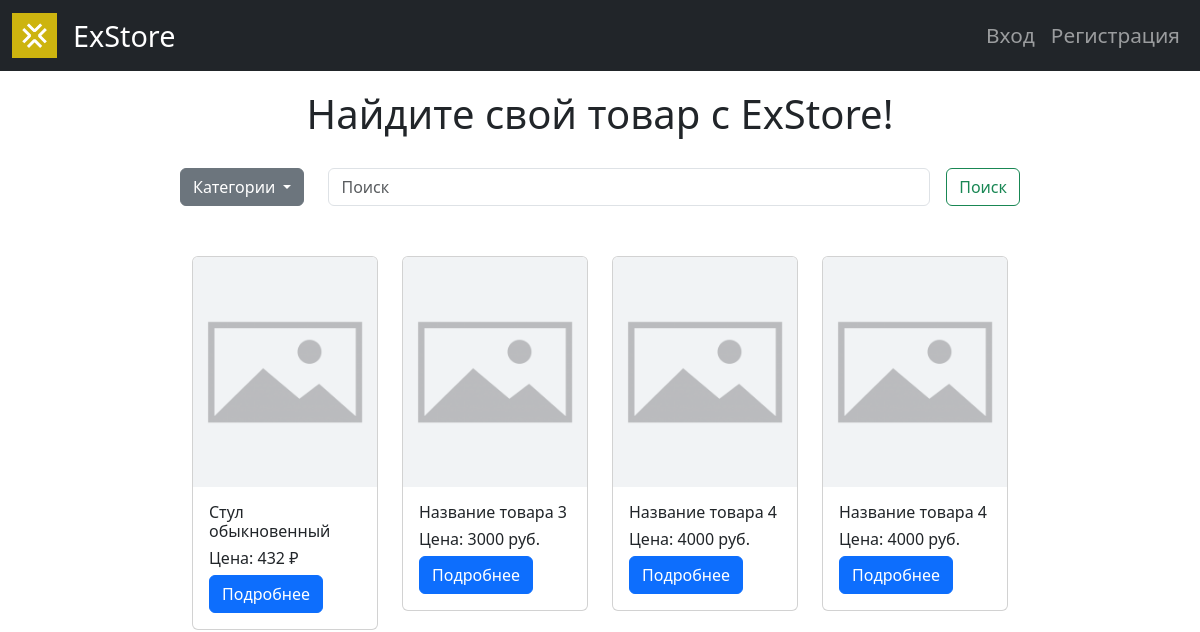
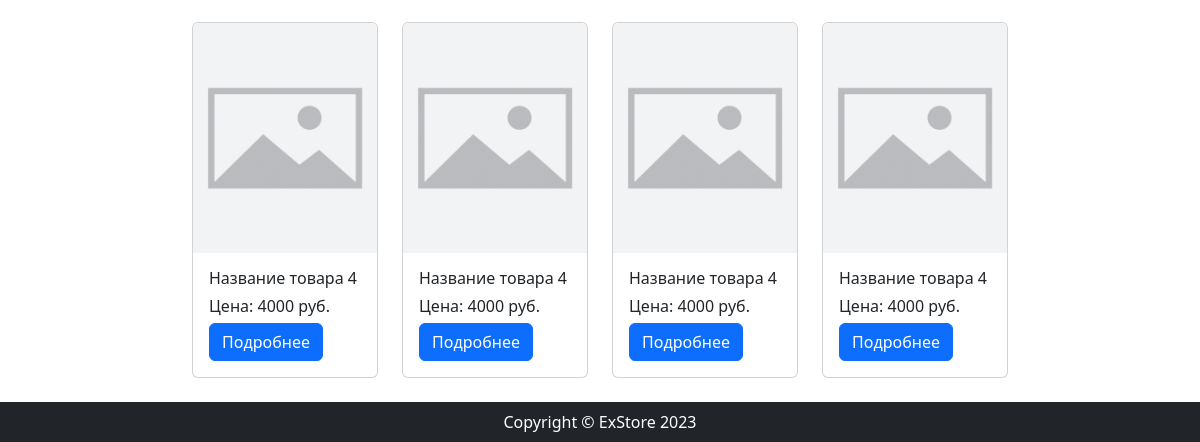
Before: / with the older database file (2 pictures, top to bottom).
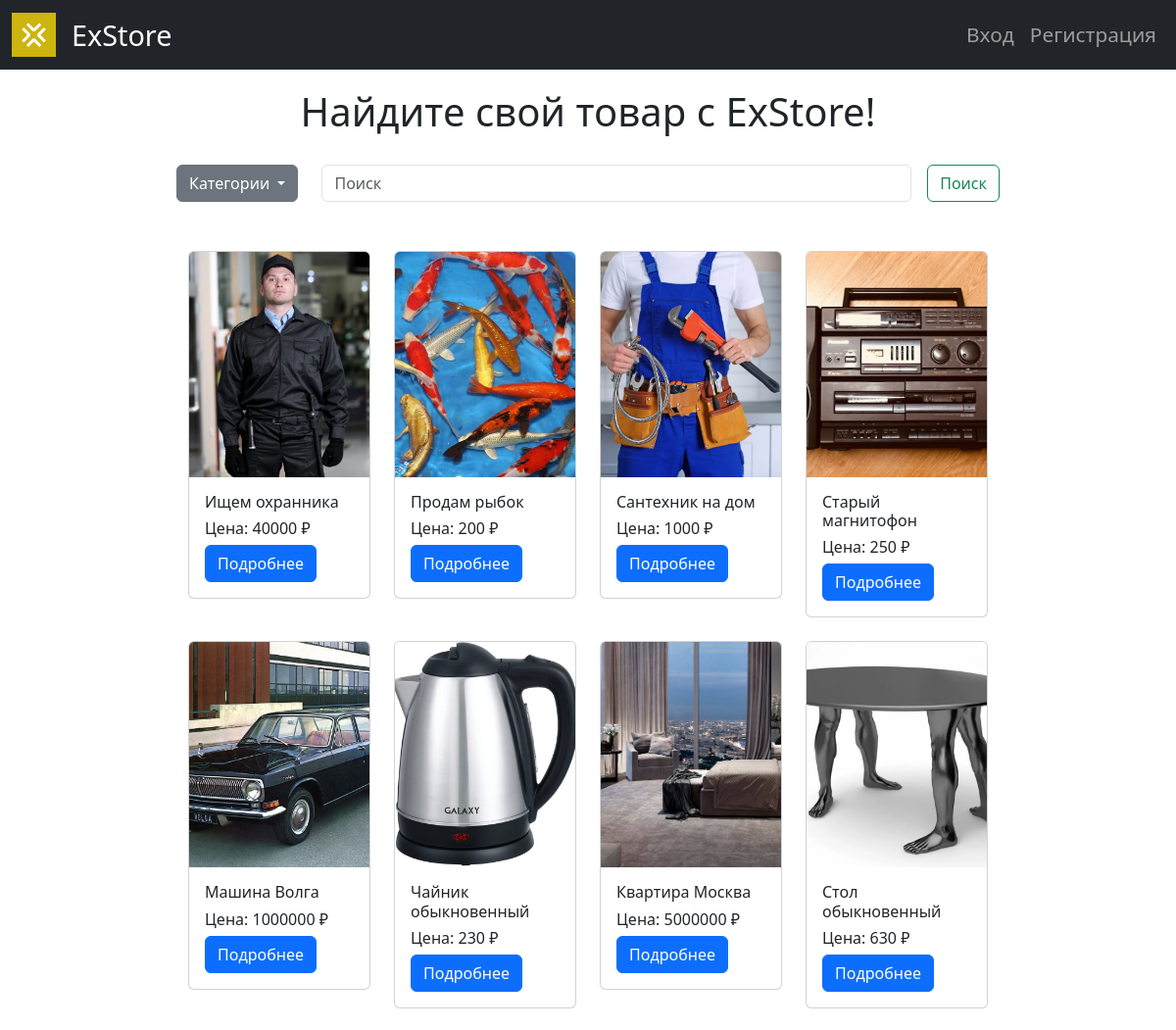
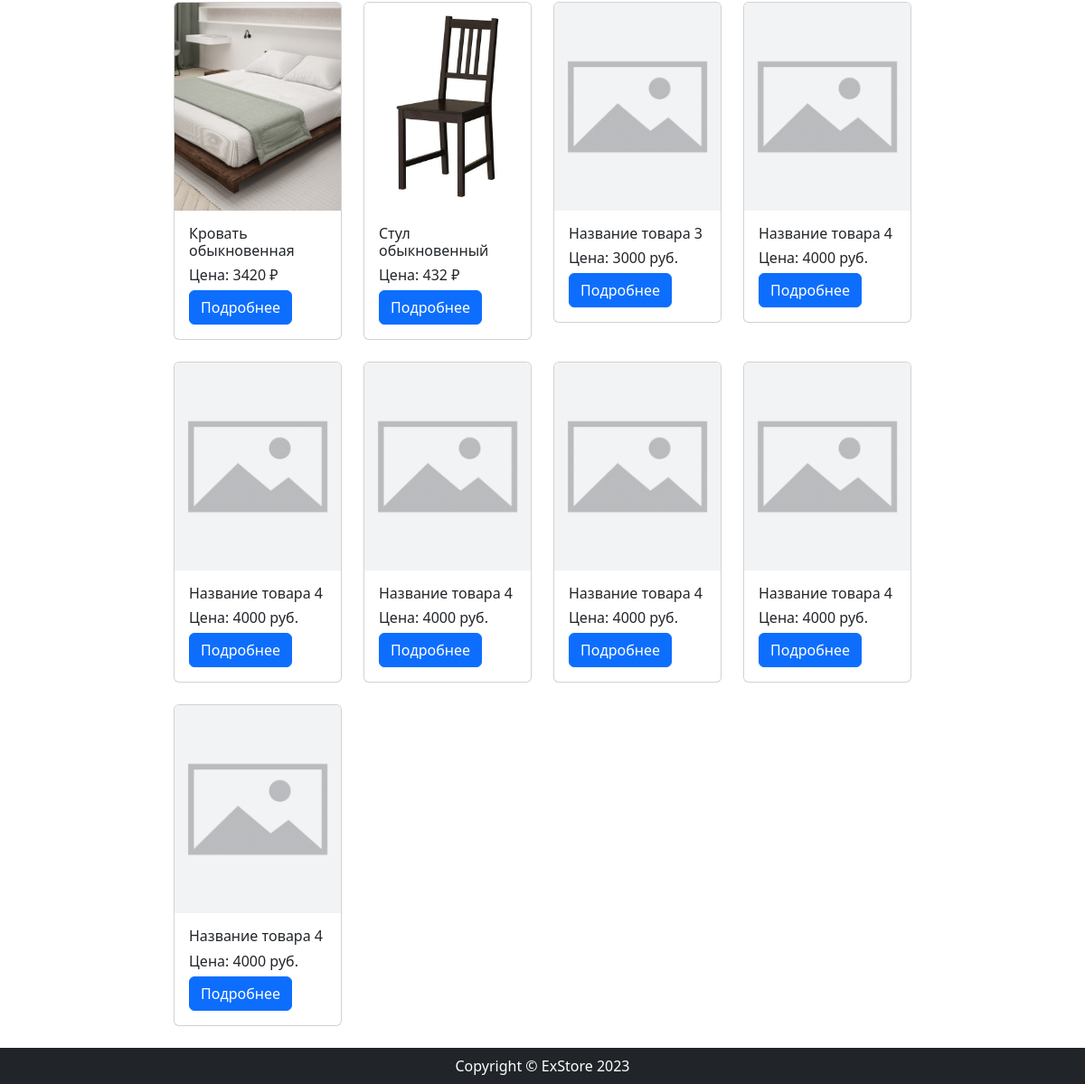
After: the same page with the newer database file (2 pictures, top to bottom).
### goods/models.py (models this page shows, shortened)
class Product(models.Model):
    name = models.CharField(max_length=100, unique=True)
    slug = models.SlugField(max_length=100, unique=True, blank=True, null=True)
    description = models.TextField(blank=True, null=True)
    price = models.PositiveIntegerField(default=0)
    time_create = models.DateTimeField(auto_now_add=True)
    time_update = models.DateTimeField(auto_now=True)
    category = models.ForeignKey(
        to=Category,
        on_delete=models.SET(Category.get_default_category),
        related_name='products'
    )

class ProductImage(models.Model):
    image = models.ImageField(upload_to="goods_images")
    product = models.ForeignKey(to=Product, on_delete=models.CASCADE, related_name='images')

### main/views.py (the view)
# urls.py: path('', views.index, name="index"),
def index(request):
    categories = Category.objects.all()
    products = Product.objects.all().order_by("-id")
    context = {
        'categories': categories,
        'products': products,
    }
    return render(request, 'main/index.html', context=context)

### goods/models.py (called while the page is built)
    def __str__(self):
        return self.name

### main/templates/main/index.html (shortened to what this page needs)
{% extends "main/base.html" %}
{% load static %}
{% block content %}
  <h1 style="text-align: center; margin: 30px 0;">Найдите свой товар с ExStore!</h1>
  <form class="d-flex" role="search" style="margin: 0 auto; margin-bottom: 50px">
    <div class="dropdown me-4">
      <button class="btn btn-secondary dropdown-toggle" type="button" data-bs-toggle="dropdown" aria-expanded="false">
        Категории
      </button>
    </div>
    <input class="form-control me-3" type="search" placeholder="Поиск" aria-label="Search">
    <button class="btn btn-outline-success" type="submit">Поиск</button>
  </form>
  <div class="container mt-4" style="max-width:1000px;">
    <div class="row row-cols-2 row-cols-lg-3 row-cols-xl-4 g-4">
        {% for product in products %}
        <div class="col">
          <div class="card">
              {% if product.images.first %}
              <img src="{{ product.images.first.image.url }}" class="card-img-top" alt="{{ product.name }}">
              {% else %}
              <img src="{% static "images/image-not-found.png" %}" class="card-img-top" alt="{{ product.name }}">
              {% endif %}
              <div class="card-body">
                  <h5 class="card-title">{{ product.name }}</h5>
                  <p class="card-text">Цена: {{ product.price }} ₽</p>
                  <a href="{% url "product:index" product.slug %}" class="btn btn-primary">Подробнее</a>
              </div>
          </div>
        </div>
        {% endfor %}
        <div class="col">
            <div class="card">
                <img src="{% static "images/image-not-found.png" %}" class="card-img-top" alt="Товар 3">
                <div class="card-body">
                    <h5 class="card-title">Название товара 3</h5>
                    <p class="card-text">Цена: 3000 руб.</p>
                    <a href="#" class="btn btn-primary">Подробнее</a>
                </div>
            </div>
        </div>
        <div class="col">
            <div class="card">
                <img src="{% static "images/image-not-found.png" %}" class="card-img-top" alt="Товар 4">
                <div class="card-body">
                    <h5 class="card-title">Название товара 4</h5>
                    <p class="card-text">Цена: 4000 руб.</p>
                    <a href="#" class="btn btn-primary">Подробнее</a>
                </div>
            </div>
        </div>
        <div class="col">
            <div class="card">
                <img src="{% static "images/image-not-found.png" %}" class="card-img-top" alt="Товар 4">
                <div class="card-body">
                    <h5 class="card-title">Название товара 4</h5>
                    <p class="card-text">Цена: 4000 руб.</p>
                    <a href="#" class="btn btn-primary">Подробнее</a>
                </div>
            </div>
        </div>
        <div class="col">
            <div class="card">
                <img src="{% static "images/image-not-found.png" %}" class="card-img-top" alt="Товар 4">
                <div class="card-body">
                    <h5 class="card-title">Название товара 4</h5>
                    <p class="card-text">Цена: 4000 руб.</p>
                    <a href="#" class="btn btn-primary">Подробнее</a>
                </div>
            </div>
        </div>
        <div class="col">
            <div class="card">
                <img src="{% static "images/image-not-found.png" %}" class="card-img-top" alt="Товар 4">
                <div class="card-body">
                    <h5 class="card-title">Название товара 4</h5>
                    <p class="card-text">Цена: 4000 руб.</p>
                    <a href="#" class="btn btn-primary">Подробнее</a>
                </div>
            </div>
        </div>
        <div class="col">
            <div class="card">
                <img src="{% static "images/image-not-found.png" %}" class="card-img-top" alt="Товар 4">
                <div class="card-body">
                    <h5 class="card-title">Название товара 4</h5>
                    <p class="card-text">Цена: 4000 руб.</p>
                    <a href="#" class="btn btn-primary">Подробнее</a>
                </div>
            </div>
        </div>
        <div class="col">
            <div class="card">
                <img src="{% static "images/image-not-found.png" %}" class="card-img-top" alt="Товар 4">
                <div class="card-body">
                    <h5 class="card-title">Название товара 4</h5>
                    <p class="card-text">Цена: 4000 руб.</p>
                    <a href="#" class="btn btn-primary">Подробнее</a>
                </div>
            </div>
        </div>
    </div>
  </div>
{% endblock content %}

### main/templates/main/base.html (shortened to what this page needs)
{% load static %}
<!doctype html>
<html lang="en">
  <head>
    <link href="https://cdn.jsdelivr.net/npm/bootstrap@5.3.3/dist/css/bootstrap.min.css" rel="stylesheet">
    <link rel="stylesheet" href="{% static "css/base.css" %}">
  </head>
  <body>
  <header>
    <nav class="navbar navbar-expand-lg navbar-dark bg-dark">
      <div class="container-fluid">
          <a href={% url 'main:index' %} id="CompLogo">
            <div class="d-flex flex-row align-items-center">
              <img class="navbar-brand" src="{% static "icons/logo.png" %}">
              <div id="CompName">ExStore</div>
            </div>
          </a>
          <div class="collapse navbar-collapse" id="navbarSupportedContent">
              <ul class="navbar-nav ms-auto mb-2 mb-lg-0">
              {% if not user.is_authenticated %}
                <li class="nav-item">
                    <a class="nav-link" href="{% url 'user:login' %}" data-bs-toggle="modal" data-bs-target="#authorization">Вход</a>
                </li>
                <li class="nav-item">
                    <a class="nav-link" href="{% url 'user:registration' %}" data-bs-toggle="modal" data-bs-target="#registration">Регистрация</a>
                </li>
              {% endif %}
              </ul>
          </div>
      </div>
  </nav>
  </header>
  <main>
  <div style="width: 70%; margin: 0 auto; min-height: 82vh">
  {% block content %}{% endblock content %}
  </div>
  </main>
  <footer class="py-2 bg-dark mt-4">
    <div class="container">
        <p class="m-0 text-center text-white">Copyright &copy; ExStore 2023</p>
    </div>
  </footer>
  </body>
</html>

### static/css/base.css (style rules this page uses)
html, body { height: 100%; margin: 0; }
header { position: fixed; top: 0; width: 100%; z-index: 1030; }
body { padding-top: 60px; padding-right: 0 !important }
.card-img-top { width: 100%; height: 230px; object-fit: cover; }
.card-title { margin-bottom: 5px; }
.card-text { margin-bottom: 5px; }
h5 { font-size: 1em; }
.navbar-brand { max-width: 45px; }
.nav-link { font-size: 1.3em; }
#CompName { color: white; font-size: 1.8em; }
#CompLogo { text-decoration: none; }

Changed rows visible on the page:
added Product: images.first.image (picture), name "Ищем охранника", price "40000"
added Product: images.first.image (picture), name "Продам рыбок", price "200"
added Product: images.first.image (picture), name "Сантехник на дом", price "1000"
added Product: images.first.image (picture), name "Старый магнитофон", price "250"
added Product: images.first.image (picture), name "Машина Волга", price "1000000"
added Product: images.first.image (picture), name "Чайник обыкновенный", price "230"
added Product: images.first.image (picture), name "Квартира Москва", price "5000000"
added Product: images.first.image (picture), name "Стол обыкновенный", price "630"
added Product: images.first.image (picture), name "Кровать обыкновенная", price "3420"
